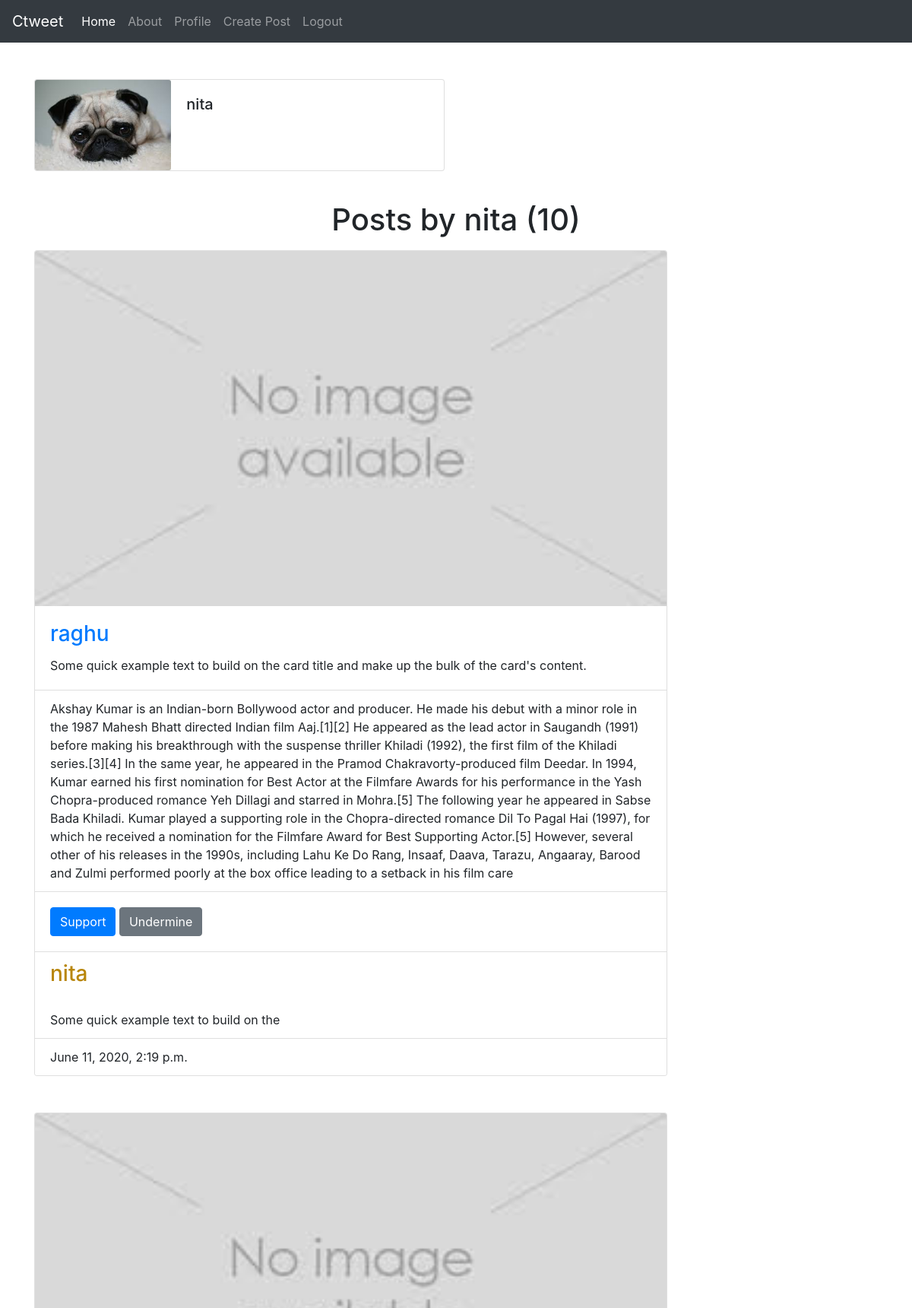
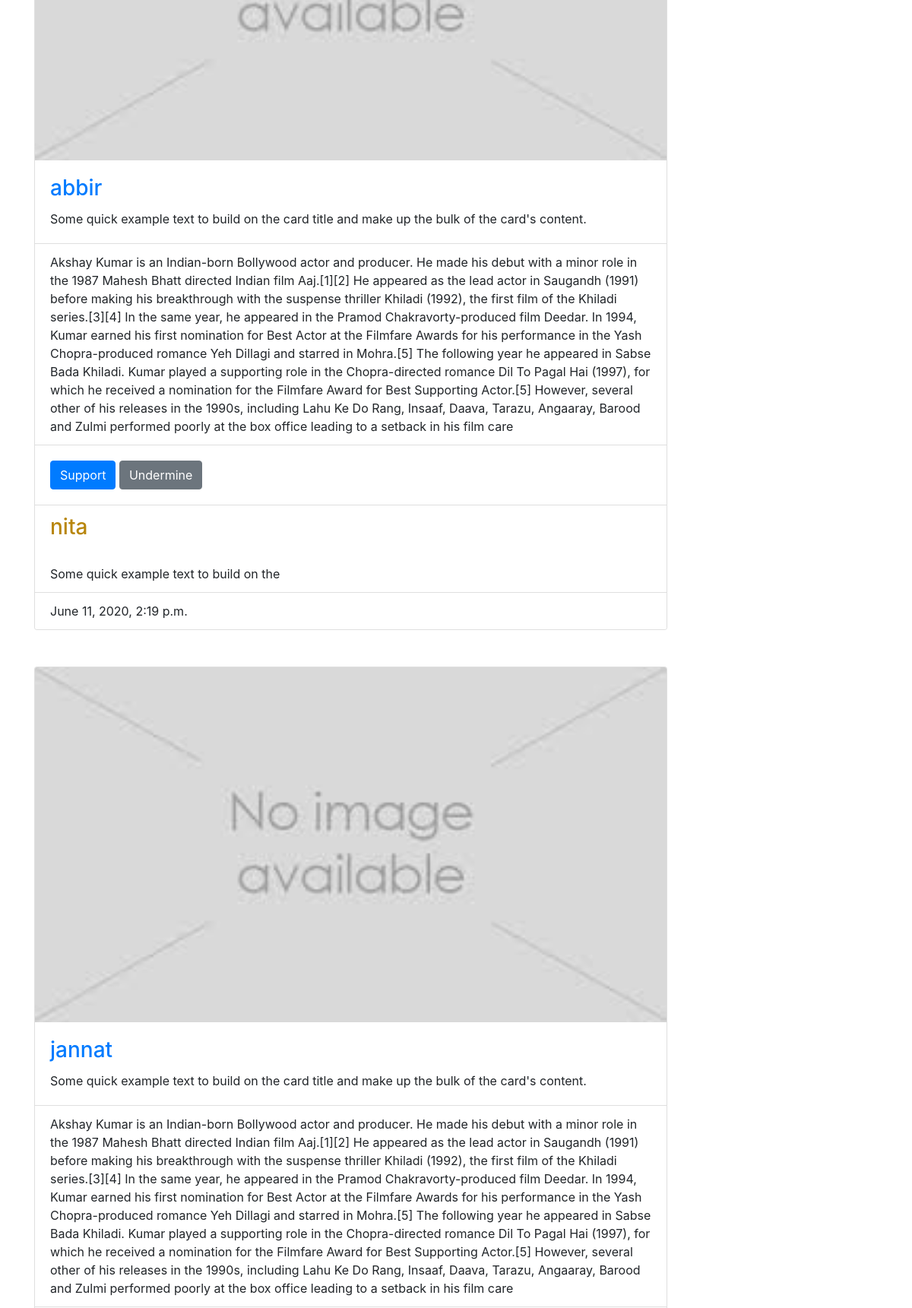
The app's page /user/nita?page=2 (signed in, upper part) with its own data (2 pictures, top to bottom).
### users/models.py (models this page shows, shortened)
class Profile(models.Model):
    user = models.OneToOneField(User , on_delete=models.CASCADE)
    image = models.ImageField(default='default.jpg',upload_to='profile_pics')
    bio = models.TextField(max_length=100)

### blog/models.py (models this page shows, shortened)
class Post(models.Model):
    post_img = models.ImageField(upload_to='media',blank=True,default='deff.jpg')
    title = models.CharField(max_length=100)
    content = models.TextField()
    date_posted = models.DateTimeField(default=timezone.now)
    support = models.ManyToManyField(User , related_name='support',blank=True,through=PostLike )
    author = models.ForeignKey(User , on_delete=models.CASCADE,related_name='author')
    timestamp = models.DateTimeField(auto_now_add=True)

### blog/views.py (the view)
# urls.py: path('user/<str:username>', UserPostListView.as_view(),name='user-posts'),
class UserPostListView(ListView):
    model = Post
    template_name = 'blog/user_posts.html'  #<app>/<model>_<name>.html
    context_object_name = 'posts'
    paginate_by = 4 #it means number of posts per page in home page
    def get_queryset(self):
        user = get_object_or_404(User , username=self.kwargs.get('username'))
        return Post.objects.filter(author=user).order_by('-date_posted')

### blog/templates/blog/user_posts.html (shortened to what this page needs)
{% extends 'blog/base.html' %}
{% block content %}
<br><br>
<div class="card mb-3" style="max-width: 540px;">
  <div class="row no-gutters">
    <div class="col-md-4">
      <img src="{{user.profile.image.url}}" class="card-img" alt="...">
    </div>
    <div class="col-md-8">
      <div class="card-body">
        <h5 class="card-title"> {{view.kwargs.username}} </h5>
      </div>
    </div>
  </div>
</div>
<br>
<h1 class="mb-3" style="text-align: center;">Posts by {{ view.kwargs.username }} ({{ page_obj.paginator.count }})</h1>
    {% for post in posts %}
    <div class="card w-75">
      <img src="{{post.post_img.url}}" class="card-img-top" alt="...">
        <div class="card-body">
          <h3 class="card-title"><a href='{% url 'PostDetail' post.id %}' >{{post.title}} </a></h3>
          <p class="card-text">Some quick example text to build on the card title and make up the bulk of the card's content.</p>
        </div>
        <ul class="list-group list-group-flush">
          <li class="list-group-item">{{post.content}}</li>
        </ul>
        <div class="card-body">
          <button type="submit" name="support_it" value="{{post.id}}" class="btn btn-primary">Support</button>
          <button type="submit" name="support_it" value="{{post.id}}" class="btn btn-secondary">Undermine</button>
        </div>
        <ul class="list-group list-group-flush">
        <li class="list-group-item"><a href="{% url 'user-posts' post.author.username %}"><h3 style="color: darkgoldenrod;">{{post.author}}</h3></a>
        <br><p class="card-text">Some quick example text to build on the </p></li>
        <li class="list-group-item">{{post.date_posted}}</li>
      </ul>
    </div><br><br>
    {% endfor %}
{% endblock %}

### records on screen
Post: post_img (picture), title "raghu", content "Akshay Kumar is an Indian-born Bollywood actor and producer. He made his debut with a minor role in the 1987 Mahesh Bhatt directed Indian film Aaj.[1][2] He appeared as the lead actor in Saugandh (1991) before making his breakthrough with the suspense thriller Khiladi (1992), the first film of the Khiladi series.[3][4] In the same year, he appeared in the Pramod Chakravorty-produced film Deedar. In 1994, Kumar earned his first nomination for Best Actor at the Filmfare Awards for his performance in the Yash Chopra-produced romance Yeh Dillagi and starred in Mohra.[5] The following year he appeared in Sabse Bada Khiladi. Kumar played a supporting role in the Chopra-directed romance Dil To…", {{ post.id }} 9 (drawn), author "nita", date_posted "June 11, 2020, 2:19 p.m."
Post: post_img (picture), title "abbir", content "Akshay Kumar is an Indian-born Bollywood actor and producer. He made his debut with a minor role in the 1987 Mahesh Bhatt directed Indian film Aaj.[1][2] He appeared as the lead actor in Saugandh (1991) before making his breakthrough with the suspense thriller Khiladi (1992), the first film of the Khiladi series.[3][4] In the same year, he appeared in the Pramod Chakravorty-produced film Deedar. In 1994, Kumar earned his first nomination for Best Actor at the Filmfare Awards for his performance in the Yash Chopra-produced romance Yeh Dillagi and starred in Mohra.[5] The following year he appeared in Sabse Bada Khiladi. Kumar played a supporting role in the Chopra-directed romance Dil To…", {{ post.id }} 8 (drawn), author "nita", date_posted "June 11, 2020, 2:19 p.m."
Post: post_img (picture), title "jannat", content "Akshay Kumar is an Indian-born Bollywood actor and producer. He made his debut with a minor role in the 1987 Mahesh Bhatt directed Indian film Aaj.[1][2] He appeared as the lead actor in Saugandh (1991) before making his breakthrough with the suspense thriller Khiladi (1992), the first film of the Khiladi series.[3][4] In the same year, he appeared in the Pramod Chakravorty-produced film Deedar. In 1994, Kumar earned his first nomination for Best Actor at the Filmfare Awards for his performance in the Yash Chopra-produced romance Yeh Dillagi and starred in Mohra.[5] The following year he appeared in Sabse Bada Khiladi. Kumar played a supporting role in the Chopra-directed romance Dil To…"

### other values on screen
{{ view.kwargs.username }} "nita"
{{ page_obj.paginator.count }} "10"
